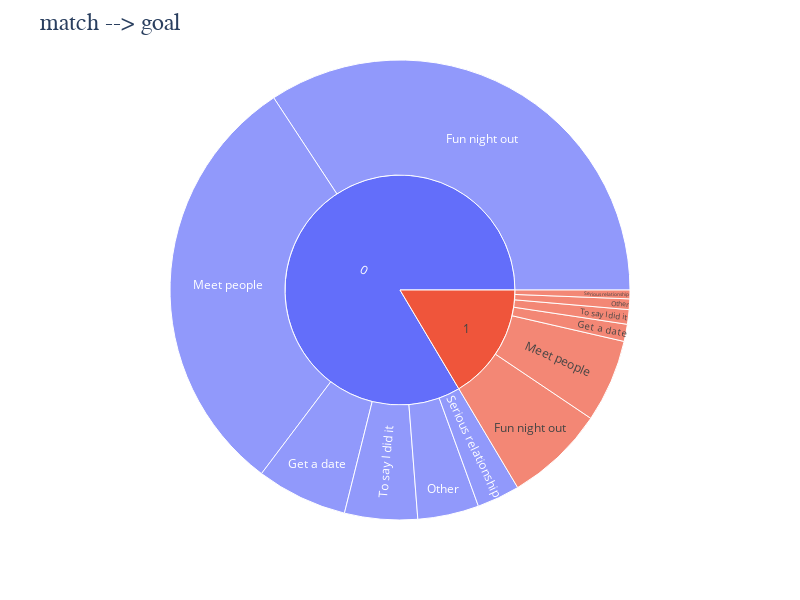

Notebook cell for this chart:
### Markdown cell above
**Goal:**
What is your primary goal in participating in this event?  

- Seemed like a fun night out = 1  
- To meet new people = 2  
- To get a date = 3  
- Looking for a serious relationship = 4  
- To say I did it = 5  
- Other = 6

### Code cell
var1 ='match'
var2 ='goal'

df_sunburst = df[[var1,var2,'id']].groupby([var1,var2]).count().reset_index()
goal = df_sunburst[var2]
match = df_sunburst[var1]
match_count = df_sunburst['id']

dft = pd.DataFrame(
    dict(goal=goal, match=match, match_count=match_count)
)
goal_mapping = {
    1: 'Fun night out',
    2: 'Meet people',
    3: 'Get a date',
    4: 'Serious relationship',
    5: 'To say I did it',
    6: 'Other'
}

dft['goal'] = dft['goal'].map(goal_mapping)

fig = px.sunburst(dft, path=[var1,var2], values='match_count')

fig.update_layout(
    title=f"{var1} --> {var2}",
    title_font_size=24, 
    title_font_family="Gotham",
    width=800,
    height=600,    
)
fig.show()

### Figure 1 — Plotly figure (JSON) as saved in the notebook; plotly's stock layout.template omitted (floating-point values rounded to 4 significant figures)
{"data": [{"branchvalues": "total", "domain": {"x": [0, 1], "y": [0, 1]}, "hovertemplate": "labels=%{label}<br>match_count=%{value}<br>parent=%{parent}<br>id=%{id}<extra></extra>", "ids": ["0/Fun night out", "1/Fun night out", "0/Get a date", "1/Get a date", "0/Meet people", "1/Meet people", "0/Other", "1/Other", "0/Serious relationship", "1/Serious relationship", "0/To say I did it", "1/To say I did it", "0", "1"], "labels": ["Fun night out", "Fun night out", "Get a date", "Get a date", "Meet people", "Meet people", "Other", "Other", "Serious relationship", "Serious relationship", "To say I did it", "To say I did it", "0", "1"], "name": "", "parents": ["0", "1", "0", "1", "0", "1", "0", "1", "0", "1", "0", "1", "", ""], "type": "sunburst", "values": [2842, 583, 531, 100, 2528, 484, 357, 62, 250, 51, 425, 85, 6933, 1365]}], "layout": {"height": 600, "legend": {"tracegroupgap": 0}, "margin": {"t": 60}, "title": {"font": {"family": "Gotham", "size": 24}, "text": "match --> goal"}, "width": 800}}
